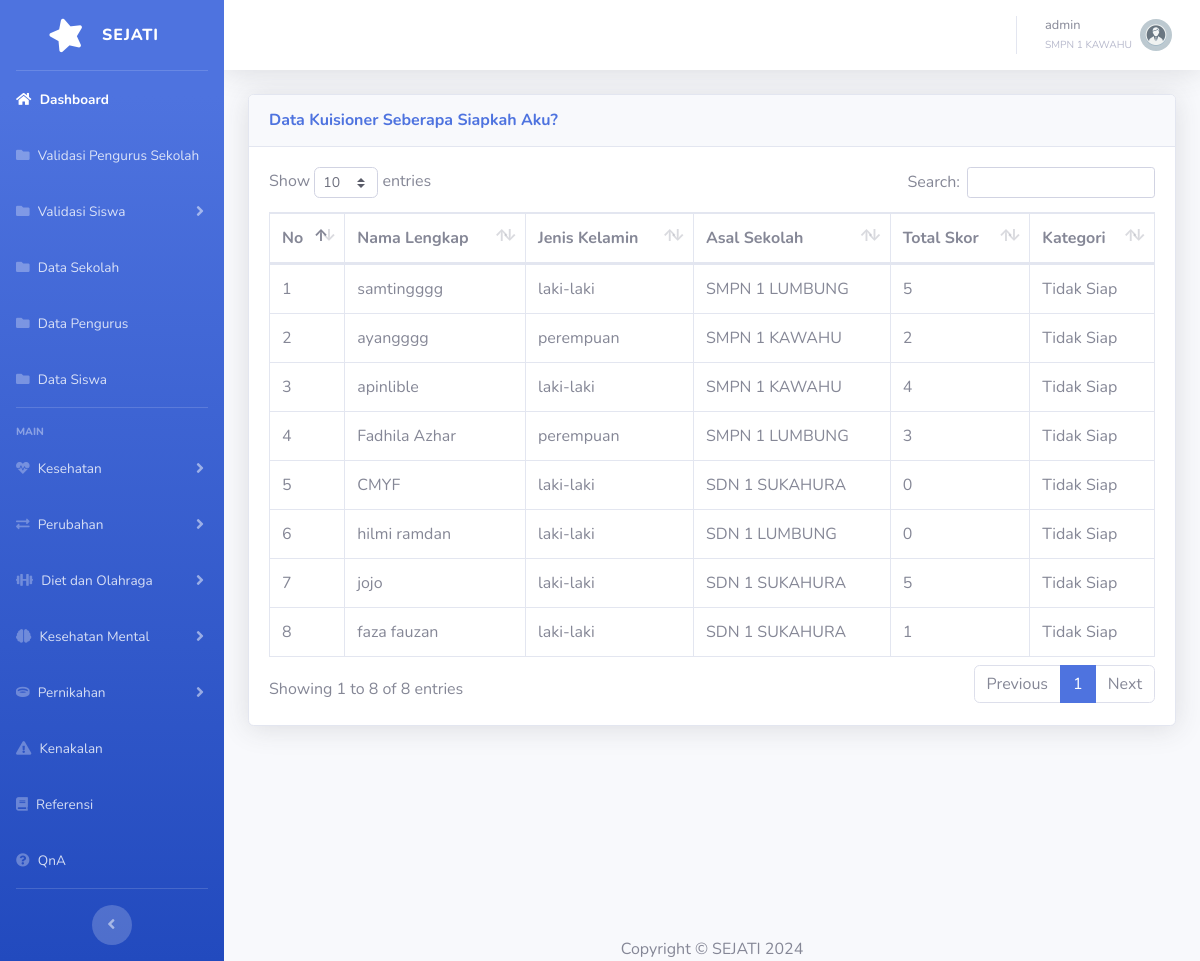
Page /datamenikah.php (signed in) on the committed database.
### tables this page shows
CREATE TABLE `tbsekolah` (
  `idsekolah` int(11) NOT NULL,
  `namasekolah` varchar(100) NOT NULL,
  `alamatsekolah` varchar(255) NOT NULL,
  `notelpsekolah` varchar(15) DEFAULT NULL,
  `kepalasekolah` varchar(50) NOT NULL,
  `namapjsekolah` varchar(50) NOT NULL,
  `notelpj` varchar(15) DEFAULT NULL
);

CREATE TABLE `kuisionermenikah` (
  `idkuisioner` int(11) NOT NULL,
  `idusersiswa` int(11) DEFAULT NULL,
  `q1` int(11) DEFAULT NULL,
  `q2` int(11) DEFAULT NULL,
  `q3` int(11) DEFAULT NULL,
  `q4` int(11) DEFAULT NULL,
  `q5` int(11) DEFAULT NULL,
  `q6` int(11) DEFAULT NULL,
  `q7` int(11) DEFAULT NULL,
  `totalSkor` int(11) DEFAULT NULL,
  `kategori` varchar(50) DEFAULT NULL
);

CREATE TABLE `tbsiswa` (
  `idsiswa` int(11) NOT NULL,
  `namalengkapsiswa` varchar(255) NOT NULL,
  `nisn` varchar(20) NOT NULL,
  `nik` varchar(20) DEFAULT NULL,
  `tanggallahir` date DEFAULT NULL,
  `namapanggilan` varchar(100) DEFAULT NULL,
  `jeniskelamin` enum('laki-laki','perempuan') NOT NULL,
  `asalsekolah` int(11) DEFAULT NULL,
  `notelp` varchar(15) DEFAULT NULL,
  `alamat` text DEFAULT NULL
);

### datamenikah.php (the view)
<?php
include 'header.php';
$iduser = $_SESSION['iduser'];
$role = $_SESSION['role'];
if ($role == 'pengurus') {
    $queryAsalSekolah = "SELECT asalsekolah FROM tbuser WHERE iduser = '$iduser'";
    $resultAsalSekolah = mysqli_query($conn, $queryAsalSekolah);
    $rowAsalSekolah = mysqli_fetch_assoc($resultAsalSekolah);
    $asalsekolahPengurus = $rowAsalSekolah['asalsekolah'];
    $queryMental = "SELECT k.idkuisioner, s.namalengkapsiswa, s.jeniskelamin, k.totalSkor, k.kategori, sch.namasekolah
                    FROM kuisionermenikah k
                    JOIN tbsiswa s ON k.idusersiswa = s.idsiswa
                    JOIN tbsekolah sch ON s.asalsekolah = sch.idsekolah
                    WHERE sch.idsekolah = '$asalsekolahPengurus' AND k.idkuisioner IN (
                        SELECT MAX(idkuisioner)
                        FROM kuisionermenikah
                        GROUP BY idusersiswa
                    )
                    ORDER BY k.idkuisioner DESC";
} else if ($role == 'admin') {
    $queryMental = "SELECT k.idkuisioner, s.namalengkapsiswa, s.jeniskelamin, k.totalSkor, k.kategori, sch.namasekolah
                    FROM kuisionermenikah k
                    JOIN tbsiswa s ON k.idusersiswa = s.idsiswa
                    JOIN tbsekolah sch ON s.asalsekolah = sch.idsekolah
                    WHERE k.idkuisioner IN (
                        SELECT MAX(idkuisioner)
                        FROM kuisionermenikah
                        GROUP BY idusersiswa
                    )
                    ORDER BY k.idkuisioner DESC";
}
$resultMental = mysqli_query($conn, $queryMental);
?>
<?php include 'sidebar.php';?>
<?php include 'topbar.php';?>
<div class="container-fluid">
    <div class="card shadow mb-4">
        <div class="card-header py-3">
            <h6 class="m-0 font-weight-bold text-primary">Data Kuisioner Seberapa Siapkah Aku?</h6>
        </div>
        <div class="card-body">
        <div class="table-responsive">
                <table class="table table-bordered" id="dataTable" width="100%" cellspacing="0">
                    <thead>
                        <tr>
                            <th>No</th>
                            <th>Nama Lengkap</th>
                            <th>Jenis Kelamin</th>
                            <th>Asal Sekolah</th>
                            <th>Total Skor</th>
                            <th>Kategori</th>
                        </tr>
                    </thead>
                    <tbody>
                        <?php
                        if (mysqli_num_rows($resultMental) > 0) {
                            $no = 1;
                            while ($row = mysqli_fetch_assoc($resultMental)) {
                                echo "<tr>
                                        <td>{$no}</td>
                                        <td>{$row['namalengkapsiswa']}</td>
                                        <td>{$row['jeniskelamin']}</td>
                                        <td>{$row['namasekolah']}</td>
                                        <td>{$row['totalSkor']}</td>
                                        <td>{$row['kategori']}</td>
                                    </tr>";
                                $no++;
                            }
                        } else {
                            echo "<tr>
                                    <td colspan='6' class='text-center'>Belum ada data yang dimasukkan</td>
                                </tr>";
                        }
                        ?>
                    </tbody>
                </table>
            </div>
        </div>
    </div>
</div>
<?php include 'footer.php';?>

### topbar.php (shortened to what this page needs)
<div id="content-wrapper" class="d-flex flex-column">
    <div id="content">
        <nav class="navbar navbar-expand navbar-light bg-white topbar mb-4 static-top shadow">
            <ul class="navbar-nav ml-auto">
                <li class="nav-item dropdown no-arrow">
                    <a class="nav-link dropdown-toggle" href="#" id="userDropdown" role="button"
                    data-toggle="dropdown" aria-haspopup="true" aria-expanded="false">
                        <span class="mr-2 d-none d-lg-inline text-gray-600 small">
                            <?php echo htmlspecialchars($username); ?><br>
                            <small class="text-gray-500"><?php echo htmlspecialchars($namasekolah); ?></small>
                        </span>
                        <?php
                        if ($role == 'admin') {
                            echo '<img class="img-profile rounded-circle" src="img/admin.webp">';
                        } elseif ($role == 'pengurus') {
                            echo '<img class="img-profile rounded-circle" src="img/pengurus.svg">';
                        } elseif ($role == 'siswa') {
                            echo '<img class="img-profile rounded-circle" src="img/siswa.webp">';
                        } else {
                            echo '<img class="img-profile rounded-circle" src="img/pengurus.svg">';
                        }
                        ?>
                    </a>
                </li>
            </ul>
        </nav>

### header.php (style rules this page uses)
.table-responsive { overflow-x: auto; }

### rows in the picture
tbsekolah: namasekolah "SMPN 1 KAWAHU"
kuisionermenikah: tbsiswa.namalengkapsiswa "samtingggg", tbsiswa.jeniskelamin "laki-laki", tbsekolah.namasekolah "SMPN 1 LUMBUNG", totalSkor "5", kategori "Tidak Siap"
kuisionermenikah: tbsiswa.namalengkapsiswa "ayangggg", tbsiswa.jeniskelamin "perempuan", tbsekolah.namasekolah "SMPN 1 KAWAHU", totalSkor "2", kategori "Tidak Siap"
kuisionermenikah: tbsiswa.namalengkapsiswa "apinlible", tbsiswa.jeniskelamin "laki-laki", tbsekolah.namasekolah "SMPN 1 KAWAHU", totalSkor "4", kategori "Tidak Siap"
kuisionermenikah: tbsiswa.namalengkapsiswa "Fadhila Azhar", tbsiswa.jeniskelamin "perempuan", tbsekolah.namasekolah "SMPN 1 LUMBUNG", totalSkor "3", kategori "Tidak Siap"
kuisionermenikah: tbsiswa.namalengkapsiswa "CMYF", tbsiswa.jeniskelamin "laki-laki", tbsekolah.namasekolah "SDN 1 SUKAHURA", totalSkor "0", kategori "Tidak Siap"
kuisionermenikah: tbsiswa.namalengkapsiswa "hilmi ramdan", tbsiswa.jeniskelamin "laki-laki", tbsekolah.namasekolah "SDN 1 LUMBUNG", totalSkor "0", kategori "Tidak Siap"
kuisionermenikah: tbsiswa.namalengkapsiswa "jojo", tbsiswa.jeniskelamin "laki-laki", tbsekolah.namasekolah "SDN 1 SUKAHURA", totalSkor "5", kategori "Tidak Siap"
kuisionermenikah: tbsiswa.namalengkapsiswa "faza fauzan", tbsiswa.jeniskelamin "laki-laki", tbsekolah.namasekolah "SDN 1 SUKAHURA", totalSkor "1", kategori "Tidak Siap"

### other values in the picture
$username "admin"
